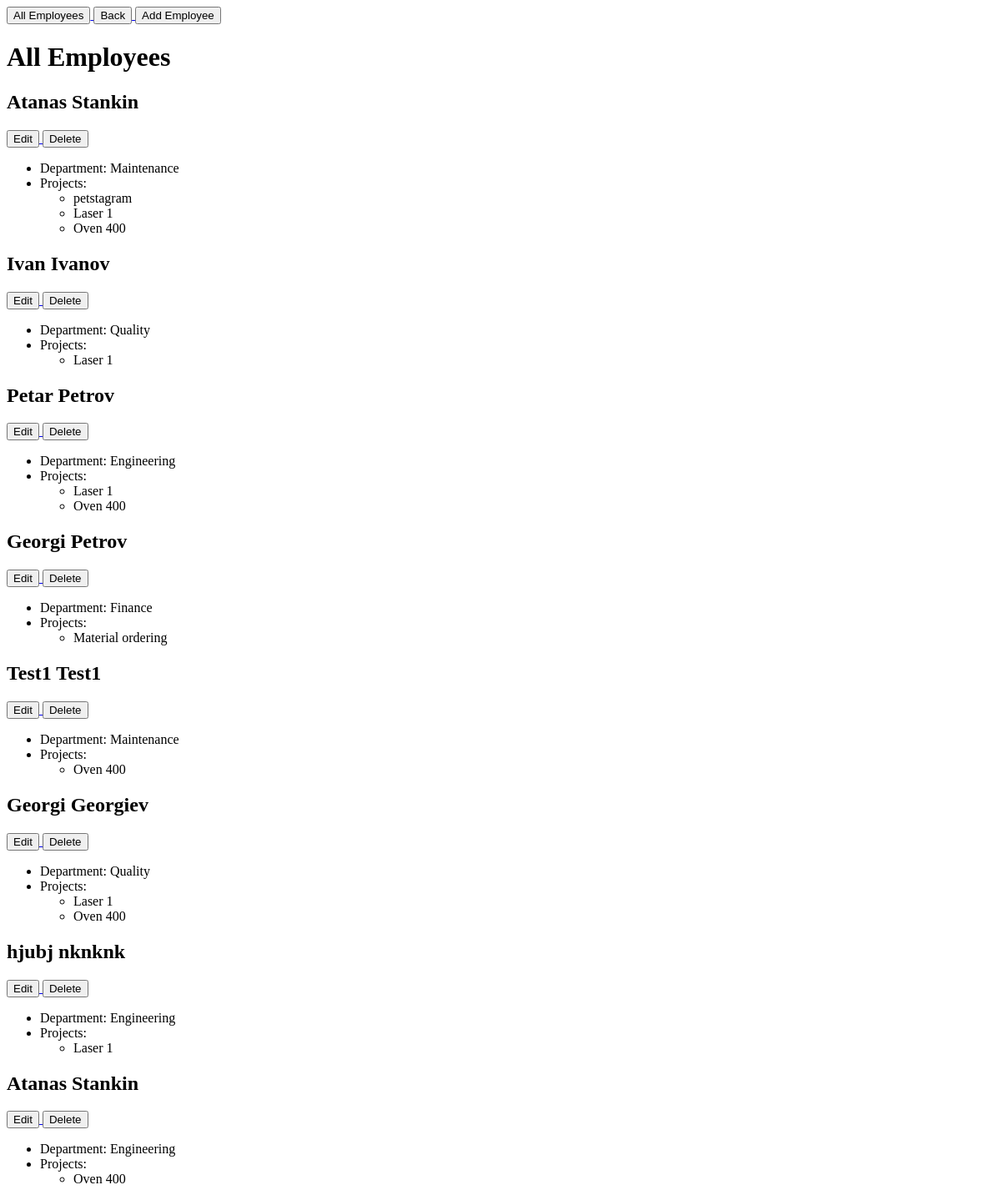
/employees/, run on an earlier commit of the app's database.
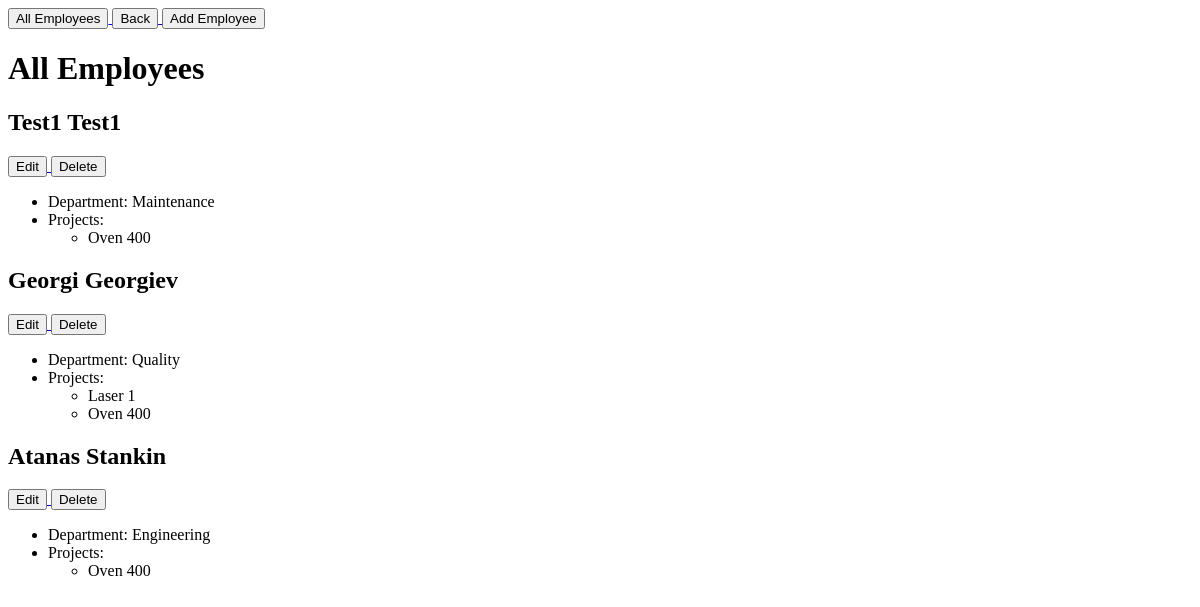
And on a later commit of the database.
### models_demo/demo/models.py (models this page shows, shortened)
class Employee(models.Model):
    first_name = models.CharField(
        max_length=30,
    )
    last_name = models.CharField(
        max_length=30,
    )
    department = models.ForeignKey(
        Department,
        on_delete=models.CASCADE,
    )
    projects = models.ManyToManyField(
        Project,
    )

class Department(models.Model):
    DEPARTMENTS = [
        ('Engineering', 'Engineering'),
        ('Purchasing', 'Purchasing'),
        ('Quality', 'Quality'),
    ]
    name = models.CharField(
        max_length=20,
        choices=DEPARTMENTS,
    )
    def __str__(self):
        return f'{self.name}'

class Project(models.Model):
    name = models.CharField(
        max_length=30,
    )
    deadline = models.DateField()

### models_demo/demo/views.py (the view)
# urls.py: path('employees/', views.show_all_employees, name='show-all-employees'),
def show_all_employees(request):
    employees = Employee.objects.all()
    context = {
        'employees': employees,
    }
    return render(request, 'department.html', context)

### models_demo/demo/templates/department.html
{% extends 'index.html' %}
{% block content %}
    <h1>All Employees</h1>
    {% if employees %}
        {% for employee in employees %}
            <h2>{{ employee.first_name }} {{ employee.last_name }}</h2>
            <a href="{% url 'edit-employee' employee.id %}">
                <button>Edit</button>
            </a>
            <a href="{% url 'delete' employee.id %}">
                <button>Delete</button>
            </a>
            <ul>
                <li>Department: {{ employee.department }}</li>
                <li>Projects:
                    <ul>
                        {% for project in employee.projects.all %}
                           <li>{{ project.name }}</li>
                        {% endfor %}
                    </ul>
                </li>
            </ul>
        {% endfor %}
    {% endif %}
{% endblock %}

### models_demo/demo/templates/index.html (shortened to what this page needs)
<!DOCTYPE html>
<html lang="en">
<head>
</head>
<body>
<a class="fcc-btn" href="{% url 'show-all-employees' %}">
    <button>All Employees</button>
</a>
<a class="fcc-btn" href="{% url 'index' %}">
    <button>Back</button>
</a>
<a class="fcc-btn" href="{% url 'add-employee' %}">
    <button>Add Employee</button>
</a>
{% block content %}
{% endblock %}
</body>
</html>

What changed in the data, as far as the page shows it:
removed Employee: first_name "Atanas", last_name "Stankin", department "Maintenance", Project (name "Laser 1"), Project (name "Oven 400")
no longer on this page (row unchanged): Project: name "petstagram", shown under "Atanas"
removed Employee: first_name "Ivan", last_name "Ivanov", department "Quality", Project (name "Laser 1")
removed Employee: first_name "Petar", last_name "Petrov", department "Engineering", Project (name "Laser 1"), Project (name "Oven 400")
removed Employee: first_name "Georgi", last_name "Petrov", department "Finance"
no longer on this page (row unchanged): Project: name "Material ordering", shown under "Georgi"
removed Employee: first_name "hjubj", last_name "nknknk", department "Engineering", Project (name "Laser 1")
